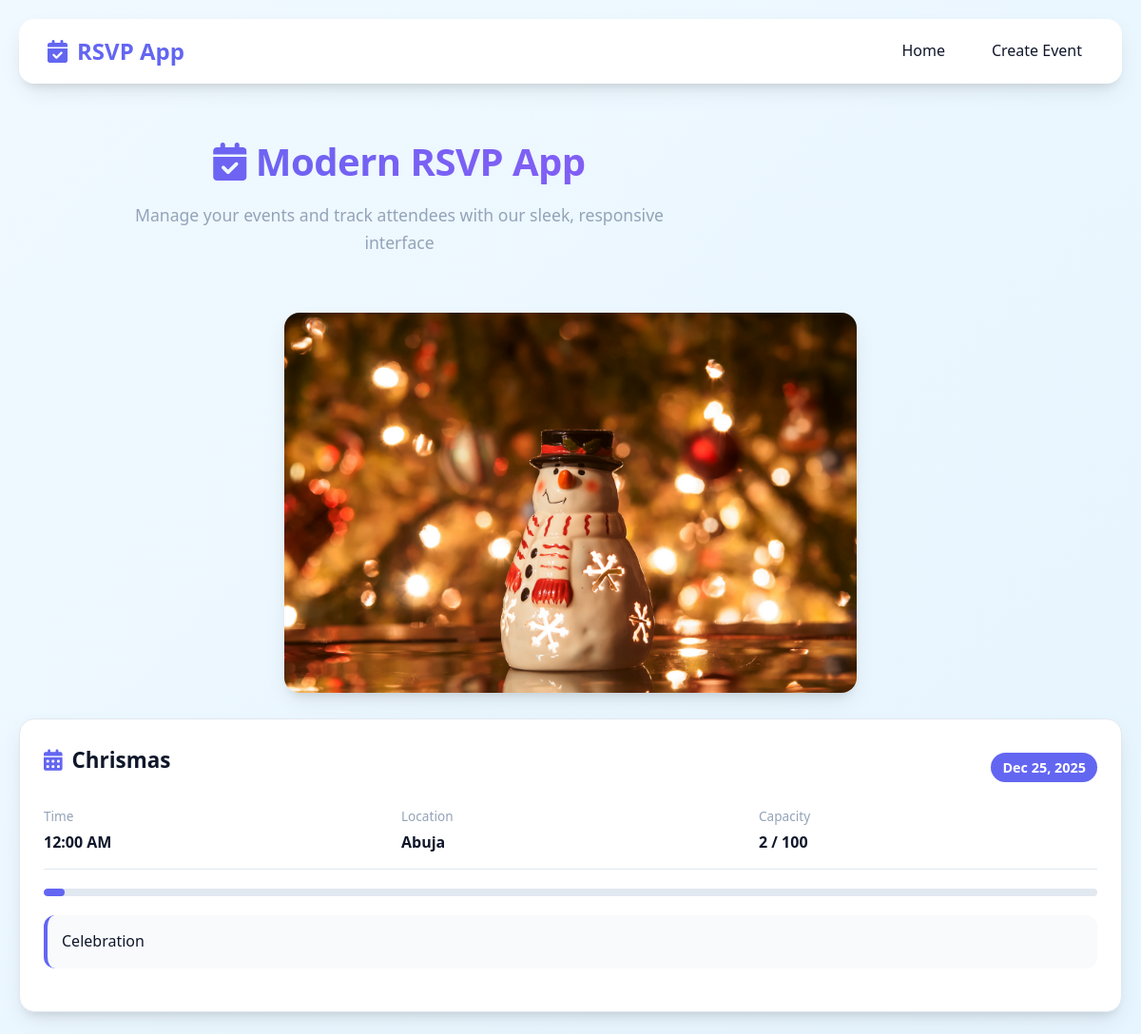
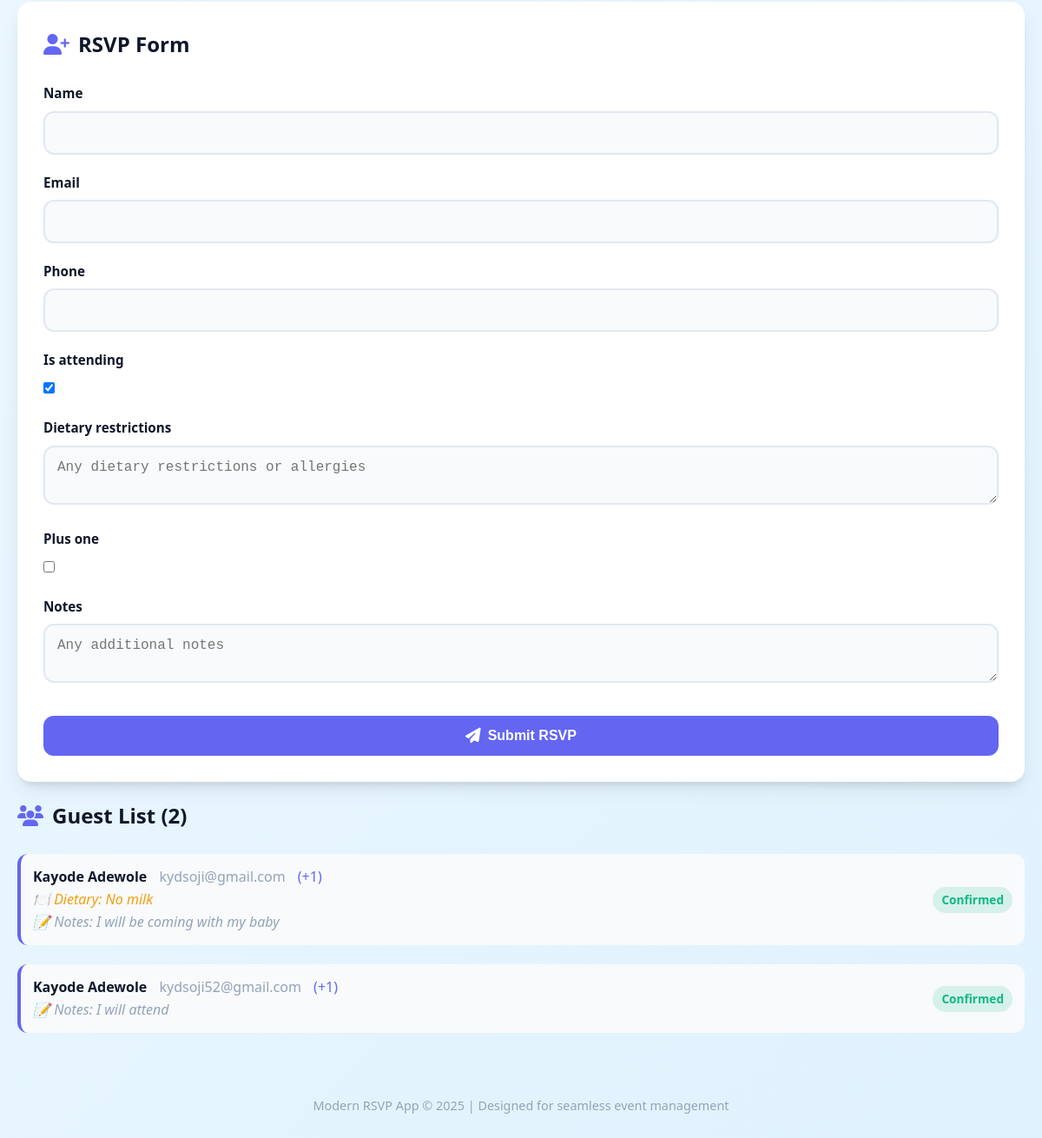
Screenshot of /event/7/ with the database file from the repository (2 pictures, top to bottom).
### myapp/models.py (models this page shows, shortened)
class Event(models.Model):
    title = models.CharField(max_length=200)
    description = models.TextField()
    date = models.DateTimeField()
    location = models.CharField(max_length=300)
    max_attendees = models.PositiveIntegerField(default=100)
    event_image = models.ImageField(
        upload_to='event_images/',
        blank=True,
        null=True,
        validators=[FileExtensionValidator(['jpg', 'jpeg', 'png', 'gif'])]
    )
    created_at = models.DateTimeField(auto_now_add=True)
    @property
    def current_attendees(self):
        return self.attendees.filter(is_confirmed=True).count()
    @property
    def is_full(self):
        return self.current_attendees >= self.max_attendees
    @property
    def capacity_percentage(self):
        if self.max_attendees == 0:
            return 0
        return int((self.current_attendees / self.max_attendees) * 100)

class Attendee(models.Model):
    event = models.ForeignKey(Event, on_delete=models.CASCADE, related_name='attendees') # Ensure related_name is 'attendees'
    name = models.CharField(max_length=100)
    email = models.EmailField()
    phone = models.CharField(max_length=15, blank=True)
    is_attending = models.BooleanField(default=True)
    is_confirmed = models.BooleanField(default=False)
    dietary_restrictions = models.TextField(blank=True)
    plus_one = models.BooleanField(default=False)
    notes = models.TextField(blank=True)
    created_at = models.DateTimeField(auto_now_add=True)
    class Meta:
        unique_together = ['event', 'email']

### myapp/views.py (the view, shortened to what this page needs)
# urls.py: path('event/<int:event_id>/', views.event_detail, name='event_detail'),
def event_detail(request, event_id):
    event = get_object_or_404(Event, id=event_id)
    attendees = event.attendees.filter(is_confirmed=True).order_by('-created_at')
    is_nearly_full = event.current_attendees >= event.max_attendees * 0.9 and not event.is_full
    form = AttendeeForm(initial={'is_attending': True}, event=event)
    return render(request, 'rsvp/event_detail.html', {
        'event': event,
        'attendees': attendees,
        'form': form,
        'is_full': event.is_full,
        'is_nearly_full': is_nearly_full,
        'capacity_percentage': event.capacity_percentage
    })

### myapp/forms.py (shortened to what this page needs)
class AttendeeForm(forms.ModelForm):
    class Meta:
        model = Attendee
        fields = ['name', 'email', 'phone', 'is_attending', 'dietary_restrictions', 'plus_one', 'notes']
        widgets = {
            'dietary_restrictions': forms.Textarea(attrs={'rows': 2, 'placeholder': 'Any dietary restrictions or allergies', 'class': 'form-control'}),
            'notes': forms.Textarea(attrs={'rows': 2, 'placeholder': 'Any additional notes', 'class': 'form-control'}),
            'name': forms.TextInput(attrs={'class': 'form-control'}),
            'email': forms.EmailInput(attrs={'class': 'form-control'}),
            'phone': forms.TextInput(attrs={'class': 'form-control'}),
            'is_attending': forms.CheckboxInput(attrs={'class': 'form-check-input'}),
            'plus_one': forms.CheckboxInput(attrs={'class': 'form-check-input'}),
        }
    def __init__(self, *args, **kwargs):
        self.event = kwargs.pop('event', None)
        super().__init__(*args, **kwargs)

### myapp/templates/rsvp/event_detail.html (shortened to what this page needs)
{% extends 'rsvp/base.html' %}
{% block content %}
<div class="events-section">
    {% if event.event_image %}
        <div style="text-align: center; margin-bottom: 20px;">
            <img src="{{ event.event_image.url }}" alt="{{ event.title }}"
                 style="max-width: 100%; max-height: 400px; object-fit: cover; border-radius: var(--border-radius);
                        box-shadow: var(--shadow);">
        </div>
    {% endif %}
    <div class="event-card">
        <div class="event-header">
            <h3><i class="fas fa-calendar-alt"></i> {{ event.title }}</h3>
            <span class="event-date">{{ event.date|date:"M d, Y" }}</span>
        </div>
        <div class="event-info">
            <div class="info-item">
                <span class="info-label">Time</span>
                <span class="info-value">{{ event.date|date:"g:i A" }}</span>
            </div>
            <div class="info-item">
                <span class="info-label">Location</span>
                <span class="info-value">{{ event.location }}</span>
            </div>
            <div class="info-item">
                <span class="info-label">Capacity</span>
                <span class="info-value">{{ event.current_attendees }} / {{ event.max_attendees }}</span>
            </div>
        </div>
        <div class="capacity-bar">
            <div class="capacity-fill" style="width: {{ event.capacity_percentage }}%"></div>
        </div>
        <div class="event-description" style="margin: 20px 0; padding: 15px; background-color: #f8fafc; border-radius: 12px; border-left: 4px solid var(--primary);">
            <p style="margin: 0; color: var(--dark);">{{ event.description }}</p>
        </div>
    </div>
    <div class="form-section">
        <h2 class="section-title"><i class="fas fa-user-plus"></i> RSVP Form</h2>
        {% if event.is_full %}
            <div class="alert alert-error">
                <i class="fas fa-exclamation-circle"></i>
                <div>
                    <strong>Registration Closed!</strong> This event is currently full.
                </div>
            </div>
        {% else %}
            <form method="post">
                {% for field in form %}
                    <div class="form-group">
                        <label for="{{ field.id_for_label }}">{{ field.label }}</label>
                        {{ field }}
                    </div>
                {% endfor %}
                <button type="submit" class="btn">
                    <i class="fas fa-paper-plane"></i> Submit RSVP
                </button>
            </form>
        {% endif %}
    </div>
    {% if attendees %}
        <div class="attendee-list">
            <h3 class="section-title"><i class="fas fa-users"></i> Guest List ({{ event.current_attendees }})</h3>
            <div style="display: grid; gap: 10px;">
                {% for attendee in attendees %}
                    <div class="attendee-item">
                        <div>
                            <span class="attendee-name">{{ attendee.name }}</span>
                            <span style="color: var(--gray); margin-left: 10px;">{{ attendee.email }}</span>
                            {% if attendee.plus_one %}<span style="color: var(--primary); margin-left: 10px;">(+1)</span>{% endif %}
                            {% if attendee.dietary_restrictions %}<br><em style="color: var(--warning);">🍽️ Dietary: {{ attendee.dietary_restrictions }}</em>{% endif %}
                            {% if attendee.notes %}<br><em style="color: var(--gray);">📝 Notes: {{ attendee.notes }}</em>{% endif %}
                        </div>
                        <span class="attendee-status status-confirmed">Confirmed</span>
                    </div>
                {% endfor %}
            </div>
        </div>
    {% endif %}
</div>
{% endblock %}

### myapp/templates/rsvp/base.html (style rules this page uses)
:root { --primary: #6366f1; --primary-dark: #4f46e5; --secondary: #8b5cf6; --accent: #ec4899; --light: #f8fafc; --dark: #0f172a; --gray: #94a3b8; --success: #10b981; --warning: #f59e0b; --error: #ef4444; --card-bg: #ffffff; --border-radius: 16px; --shadow: 0 10px 25px -5px rgba(0, 0, 0, 0.1), 0 8px 10px -6px rgba(0, 0, 0, 0.1); --transition: all 0.3s ease; }
* { margin: 0; padding: 0; box-sizing: border-box; }
body { font-family: 'Segoe UI', system-ui, -apple-system, sans-serif; background: linear-gradient(135deg, #f0f9ff, #e0f2fe); color: var(--dark); line-height: 1.6; padding: 20px; min-height: 100vh; display: flex; justify-content: center; align-items: flex-start; }
.form-section { background: var(--card-bg); border-radius: var(--border-radius); padding: 30px; box-shadow: var(--shadow); transition: var(--transition); width: 100%; }
.section-title { font-size: 1.5rem; margin-bottom: 25px; color: var(--dark); display: flex; align-items: center; gap: 10px; }
.section-title i { color: var(--primary); }
.form-group { margin-bottom: 20px; }
.form-group label { display: block; margin-bottom: 8px; font-weight: 600; color: var(--dark); font-size: 0.95rem; }
.form-control { width: 100%; padding: 14px; border: 2px solid #e2e8f0; border-radius: 12px; font-size: 1rem; transition: var(--transition); background-color: #f8fafc; }
.btn { display: inline-flex; align-items: center; justify-content: center; gap: 8px; background-color: var(--primary); color: white; padding: 14px 24px; border: none; border-radius: 12px; cursor: pointer; font-size: 1rem; font-weight: 600; transition: var(--transition); width: 100%; margin-top: 10px; text-decoration: none; }
.btn i { font-size: 1.1rem; }
.event-card { background: var(--card-bg); border-radius: var(--border-radius); padding: 25px; margin-bottom: 25px; box-shadow: var(--shadow); transition: var(--transition); border: 1px solid #e2e8f0; width: 100%; }
.event-card h3 { font-size: 1.4rem; margin-bottom: 15px; color: var(--dark); display: flex; align-items: center; gap: 10px; }
.event-card h3 i { color: var(--primary); }
.event-info { display: flex; flex-wrap: wrap; gap: 20px; margin-bottom: 20px; padding-bottom: 15px; border-bottom: 1px solid #e2e8f0; }
.info-item { display: flex; flex-direction: column; flex: 1; min-width: 150px; }
.info-label { font-size: 0.85rem; color: var(--gray); margin-bottom: 4px; }
.info-value { font-weight: 600; color: var(--dark); }
.attendee-list { margin-top: 20px; }
.attendee-item { padding: 14px; background: #f8fafc; margin-bottom: 12px; border-radius: 12px; display: flex; justify-content: space-between; align-items: center; border-left: 4px solid var(--primary); transition: var(--transition); width: 100%; }
.attendee-name { font-weight: 600; color: var(--dark); }
.attendee-status { padding: 4px 10px; border-radius: 20px; font-size: 0.85rem; font-weight: 600; }
.status-confirmed { background: rgba(16, 185, 129, 0.15); color: var(--success); }
.capacity-bar { height: 8px; background: #e2e8f0; border-radius: 4px; margin: 15px 0; overflow: hidden; width: 100%; }
.capacity-fill { height: 100%; background: var(--primary); border-radius: 4px; }
.event-header { display: flex; justify-content: space-between; align-items: center; margin-bottom: 15px; }
.event-date { background: var(--primary); color: white; padding: 4px 12px; border-radius: 20px; font-size: 0.9rem; font-weight: 600; }

### rows the page displays
Event: event_image (picture), title "Chrismas", date "Dec 25, 2025", date "12:00 AM", location "Abuja", current_attendees "2", max_attendees "100", description "Celebration"
Attendee: name "Kayode Adewole", email "kydsoji@gmail.com", plus_one "(+1)", dietary_restrictions "No milk", notes "I will be coming with my baby"
Attendee: name "Kayode Adewole", email "kydsoji52@gmail.com", plus_one "(+1)", notes "I will attend"

### other values shown
{{ field.label }} "Name" "Email" "Phone" "Is attending" "Dietary restrictions" "Plus one" "Notes"
